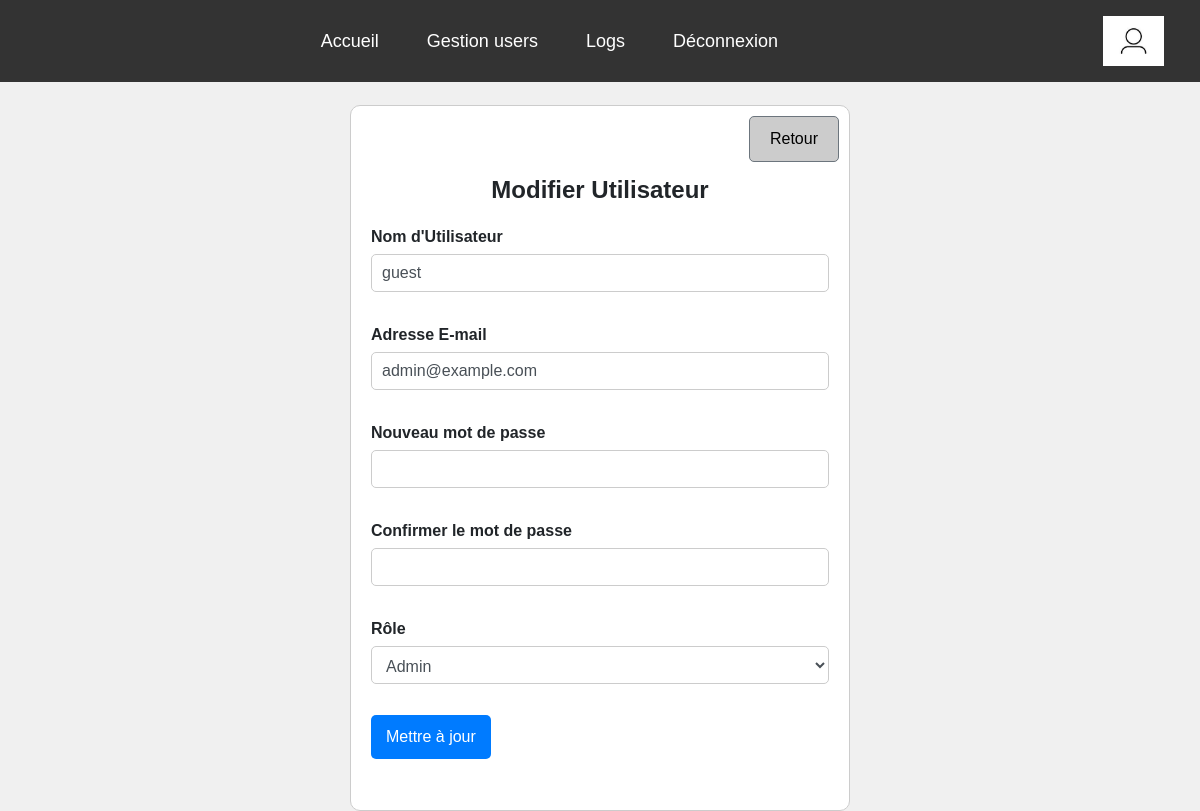
The page /users/edit_user.php?id=1 (signed in) on the database its author committed.
### tables this page shows
CREATE TABLE `users` (
  `id` int(11) NOT NULL,
  `username` varchar(255) NOT NULL,
  `email` varchar(255) NOT NULL,
  `password` varchar(255) NOT NULL,
  `role` varchar(50) NOT NULL,
  `created_at` timestamp NOT NULL DEFAULT current_timestamp(),
  `modified_at` timestamp NOT NULL DEFAULT current_timestamp() ON UPDATE current_timestamp()
);

### users/edit_user.php (the view, shortened to what this page needs)
<?php
include '../config.php';
if (isset($_GET['id'])) {
    $id = intval($_GET['id']);
    $sql = "SELECT * FROM users WHERE id = $id";
    $result = $conn->query($sql);
    if ($result->num_rows > 0) {
        $row = $result->fetch_assoc();
    } else {
        echo "Utilisateur non trouvé.";
        exit;
    }
} else {
    echo "ID d'utilisateur manquant.";
    exit;
}
?>
<!DOCTYPE html>
<html lang="fr">
<head>
    <link href="https://stackpath.bootstrapcdn.com/bootstrap/4.5.2/css/bootstrap.min.css" rel="stylesheet">
</head>
<body>
<header>
    <?php include '../Menu navigation.php'; ?>
</header>
<div class="container">
    <a href="user_list.php" class="btn btn-secondary">Retour</a>
    <h2 style="margin-top: 50px;">Modifier Utilisateur</h2>
    <form action="<?php echo htmlspecialchars($_SERVER["PHP_SELF"]) . "?id=$id"; ?>" method="post">
        <div class="form-group">
            <label for="username">Nom d'Utilisateur</label>
            <input type="text" name="username" id="username" class="form-control" value="<?php echo htmlspecialchars($row['username']); ?>">
        </div>
        <div class="form-group">
            <label for="email">Adresse E-mail</label>
            <input type="text" name="email" id="email" class="form-control" value="<?php echo htmlspecialchars($row['email']); ?>">
        </div>
        <div class="form-group">
            <label for="password">Nouveau mot de passe</label>
            <input type="password" name="password" id="password" class="form-control">
        </div>
        <div class="form-group">
            <label for="confirm_password">Confirmer le mot de passe</label>
            <input type="password" name="confirm_password" id="confirm_password" class="form-control">
        </div>
        <div class="form-group">
            <label for="role">Rôle</label>
            <select name="role" id="role" class="form-control">
                <option value="admin" <?php echo ($row['role'] == 'admin') ? 'selected' : ''; ?>>Admin</option>
            </select>
        </div>
        <div class="form-group">
            <input type="submit" class="btn btn-primary" value="Mettre à jour">
        </div>
    </form>
</div>
</body>
</html>

### users/edit_user.php (style rules this page uses)
body { font-family: Arial, sans-serif; margin: 20px; background-color: #f0f0f0; }
.container { max-width: 500px; margin: 0 auto; border: 1px solid #ccc; padding: 20px; border-radius: 10px; background-color: #fff; position: relative; margin-top: 35px; }
.container h2 { text-align: center; margin-bottom: 20px; font-weight: bold; font-size: 1.5em; margin-top: 50px; }
.container form { display: flex; flex-direction: column; font-weight: bold; }
.container label { margin-bottom: 5px; }
.container input, .container select { margin-bottom: 15px; padding: 10px; border: 1px solid #ccc; border-radius: 5px; }
.container .btn-primary { padding: 10px 15px; border: none; border-radius: 5px; background-color: #007BFF; color: #fff; cursor: pointer; }
.container .btn-secondary { position: absolute; top: 10px; right: 10px; background-color: #ccc; color: #000; text-decoration: none; border-radius: 5px; padding: 10px 20px; }

### Menu navigation.php (style rules this page uses)
body { margin: 0; font-family: Arial, sans-serif; padding-top: 70px; }
header { display: flex; justify-content: space-between; align-items: center; padding: 1rem; background-color: #333; width: 100%; box-sizing: border-box; position: fixed; top: 0; left: 0; z-index: 1000; }

### rows shown on the page
users: username "guest", email "admin@example.com", role "Admin"
